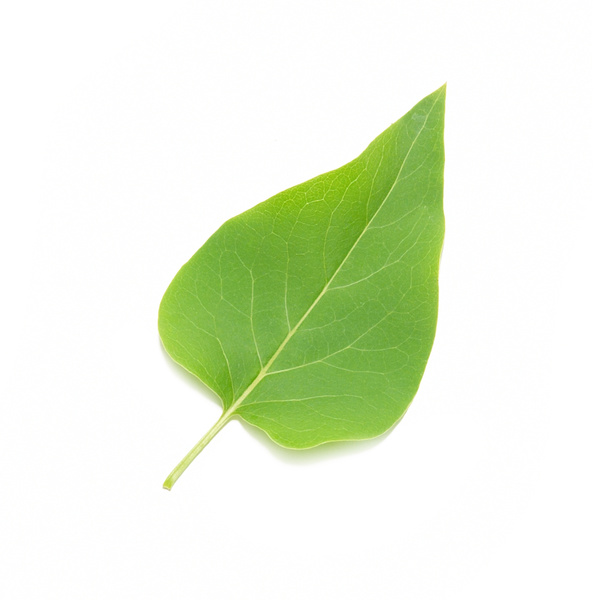
#> input picture test_image/test1.jpg, 600 x 600 px
$ python Snake_Demo_1.py   (older library calls are emulated)
#> lines starting #> are read from the running program, lines starting #| are printed output that depends on the picture
#> further down, image is the input picture: shape (600, 600, 3); mean B, G, R 219.4, 241.1, 231.7
### BSpline_Snake/GVF.py
import numpy as np
import cv2
import scipy.ndimage as ndimage
import math
import time
import sys
import matplotlib.pyplot as plot
import scipy.stats

class RunTimeError(Exception):
    def __init__(self, value):
        self.value = value

    def __str__(self):
        return repr(self.value)


class GVF():
    def __init__(self,U,V):
        self.U = U
        self.V = V
        self.shape = U.shape

    # [11 lines left out: function plot, not called in this run]

    def get_force(self, x, y):

        U_1 = self.U
        V_1 = self.V

        row_num, col_num = U_1.shape
        if x > row_num - 1:
            x = row_num - 1
        if y > col_num - 1:
            y = col_num - 1

        x = max(x, 0)
        y = max(y, 0)

        x_f = int(math.floor(x))
        x_c = int(math.ceil(x))

        y_f = int(math.floor(y))
        y_c = int(math.ceil(y))

        if x // 1 == x:
            x_w = np.asarray([1 / 2, 1 / 2])
        else:
            x_w = np.asarray([x_c - x, x - x_f])

        if y // 1 == y:
            y_w = np.asarray([1 / 2, 1 / 2])
        else:
            y_w = np.asarray([y_c - y, y - y_f])

        w = [x_w[0] * y_w[0], x_w[0] * y_w[1], x_w[1] * y_w[0], x_w[1] * y_w[1]]

        fx_v = [U_1[x_f, y_f], U_1[x_f, y_c], U_1[x_c, y_f], U_1[x_c, y_c]]
        fy_v = [V_1[x_f, y_f], V_1[x_f, y_c], V_1[x_c, y_f], V_1[x_c, y_c]]
        fx = np.asarray(w).dot(np.asarray(fx_v))
        fy = np.asarray(w).dot(np.asarray(fy_v))
        return fx, fy


class GVF_generator():

    def __init__(self,gaussian_size=3,gradient_smooth = 3,edge_threshold = 0.2,mu=0.5,dt=0.1,dx=1,dy=1,iter=1e-3):
        self.gaussian_size = gaussian_size
        self.edge_threshold = edge_threshold
        self.mu = mu

        self.dx = dx
        self.dy = dy
        self.gradient_smooth = gradient_smooth

        if isinstance(dt,str) and dt.upper() =="AUTO":
            self.dt = self.dy * self.dx / (4 * self.mu * 1.2)
        else:
            self.dt = dt

        #assert self.dt <= self.dy * self.dx / (4 * self.mu), \
        #    'Hyper parameter Error:dt < dy*dx/(4*mu)'

        self.iter = iter

    def edge_from_gray_image(self,input_image,output_size = None, visualization = True ):
        # type checking
#> called with output_size = (100, 100), visualization = True
        if not isinstance(input_image, np.ndarray):
            input_image = np.asarray(input_image)

        if len(input_image.shape) != 2:
            raise RunTimeError("Input image should be 2 dimension!")

        # image_resize
        if output_size is not None:
            output_size = tuple(output_size)
            if len(output_size) != 2:
                raise RunTimeError("Output_size should be a tuple (x,y)! ")

            image = cv2.resize(input_image, dsize=tuple(output_size))
#> image: shape (100, 100)
        else:
            image = input_image


        # gradient_magnitude
        sobelx = cv2.Sobel(image, cv2.CV_64F, 1, 0, ksize=self.gaussian_size)
        sobely = cv2.Sobel(image, cv2.CV_64F, 0, 1, ksize=self.gaussian_size)
        gradient_magnitude = np.sqrt(sobelx * sobelx + sobely * sobely)
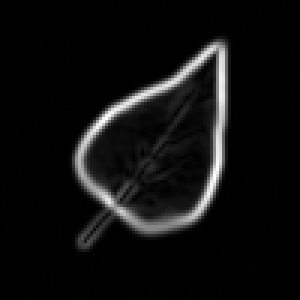
#> gradient_magnitude: shape (100, 100) float64 (shown 3 times larger); min 0, max 70244.4, mean 4212.1; drawn with min black and max white
        if self.edge_threshold is not None and self.edge_threshold > 0 and self.edge_threshold <1:
            mean_1 = gradient_magnitude.mean()
#> mean_1 = 4212.1
            stderr_1 = math.sqrt(gradient_magnitude.var())
#> stderr_1 = 11524.4
            lower_bound = mean_1 + stderr_1 * scipy.stats.norm.ppf(self.edge_threshold)
#> lower_bound = 13911.3
            gradient_magnitude = np.asarray(gradient_magnitude >lower_bound,dtype=np.float)*gradient_magnitude
        if visualization:
            plot.imshow(gradient_magnitude,cmap='gray')
            plot.title("Edge of Image")
            plot.show()
        return gradient_magnitude

    def from_gray_image(self,input_image,output_size = None,verbose = True,verbose_interval = 1,pause_time = 0.0001,
                        quiver_visualization = False,image = None,
                        GVF_sparse = 3, second_loop_break_inspect_time= 10,from_edge = False):

        ''''
        input_image -- 2d np.ndarray, or convertible
        output_size --
                    None: same size of input
                    tuple: size of GVF
        quiver_visualization --
                    True: plot final flow

        GVF_sparse --
                    Visualization parameter:
                        Density of vector flow in final visualization

        second_loop_break --
                    break loop of iteration if Criterion is not increased in latest second_loop_break generation.
                    -1: close
        '''''
#> called with verbose = True, verbose_interval = 1, pause_time = 0.0001, quiver_visualization = False, GVF_sparse = 3, second_loop_break_inspect_time = 10, from_edge = True
        # edge:

        if not from_edge:
            gradient_magnitude = self.edge_from_gray_image(input_image, output_size=output_size, visualization=False)
        else:
            gradient_magnitude = input_image
            if output_size is not None:
                output_size = tuple(output_size)
                if len(output_size) != 2:
                    raise RunTimeError("Output_size should be a tuple (w,h)! ")

                gradient_magnitude = cv2.resize(gradient_magnitude, dsize=tuple(output_size))

        p = np.asarray(gradient_magnitude).astype(np.float64)
        if self.gradient_smooth is not None and self.gradient_smooth > 0:
            p = ndimage.filters.gaussian_filter(p, self.gradient_smooth)
        sobelx, sobely = np.gradient(p)
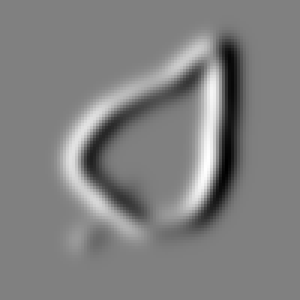
#> sobely: shape (100, 100) float64 (shown 3 times larger); min -4848.2, max 4793.5, mean 0; drawn with min black and max white

        #gradient of gradient_magnitude
        sobelx = np.asarray(sobelx, dtype=np.float64)
        sobely = np.asarray(sobely, dtype=np.float64)
        gradient_magnitude2 = sobelx * sobelx + sobely * sobely
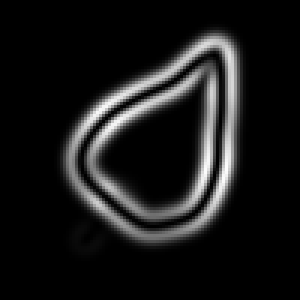
#> gradient_magnitude2: shape (100, 100) float64 (shown 3 times larger); min 0, max 24151206.6, mean 2360049.3; drawn with min black and max white

        sobelx = sobelx / math.sqrt(gradient_magnitude2.max())
        sobely = sobely / math.sqrt(gradient_magnitude2.max())
        gradient_magnitude2 = sobelx * sobelx + sobely * sobely


        #iteration
        U_1 = sobelx
        V_1 = sobely
        r = self.mu * self.dt / (self.dx * self.dy)

        flag = True
        verbose_start_time = time.time()
        break_start_time = time.time()
        break_min = float('inf')
        break_max = float('-inf')
        plot.ion()

        size_x, size_y = U_1.shape
        X, Y = np.meshgrid(range(0, size_x), range(0, size_y))
        skip = (slice(None, None, GVF_sparse), slice(None, None, GVF_sparse))

        if verbose:
            plot.clf()
            X_f = U_1[X, Y]
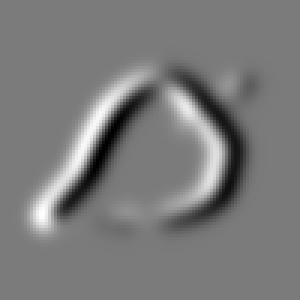
#> X_f: shape (100, 100) float64 (shown 3 times larger); min -0.819, max 0.877, mean 1.61e-08; drawn with min black and max white
            Y_f = V_1[X, Y]
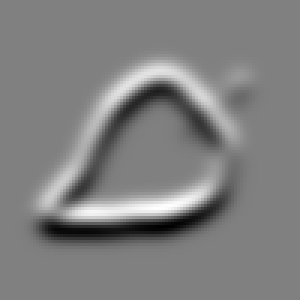
#> Y_f: shape (100, 100) float64 (shown 3 times larger); min -0.987, max 0.975, mean 1.69e-18; drawn with min black and max white
            plot.quiver(X[skip], Y[skip], X_f[skip], Y_f[skip], )
            plot.title('Criterion:None, threshold: %.2E.' %
                       self.iter)
            plot.draw()
            plot.pause(pause_time)
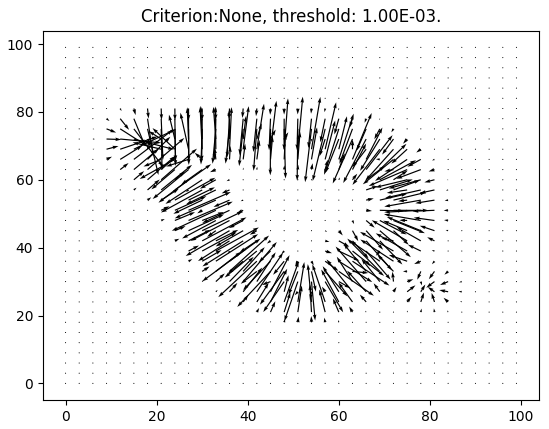
#> figure drawn by matplotlib, 1 panel
        while (flag):
            U_Laplacian = cv2.Laplacian(U_1, cv2.CV_64F)
            U_2 = (1 - gradient_magnitude2 * self.dt) * U_1 + r * U_Laplacian + gradient_magnitude2 * sobelx * self.dt

            V_Laplacian = cv2.Laplacian(V_1, cv2.CV_64F)
            V_2 = (1 - gradient_magnitude2 * self.dt) * V_1 + r * V_Laplacian + gradient_magnitude2 * sobely * self.dt

            Criterion = ((V_2 - V_1) ** 2 + (U_2 - U_1) ** 2) / (V_1 ** 2 + V_2 ** 2 + 1e-6*self.iter)
            Criterion = math.sqrt(Criterion.max())

            break_min = min(break_min, Criterion)
            break_max = max(break_max, Criterion)

            U_1 = U_2
            V_1 = V_2


            flag = (Criterion > self.iter )

            if verbose and not flag:
                sys.stdout.write("GVF Done : First type Termination.\n")
                sys.stdout.flush()

            if time.time() > verbose_start_time + verbose_interval:
                verbose_start_time = time.time()
                if (verbose):

                    sys.stdout.write('GVF iteration:Criterion is:%.2E, threshold is %.2E.' %
                                     (Criterion,self.iter))
                    sys.stdout.write('(mu:%.2f,dt:%.2f,dx:%.2f,dy:%.2f,r:%.2f) \n' %
                                     (self.mu,self.dt,self.dx,self.dy,r))
                    sys.stdout.flush()
                    X_f = U_1[X, Y]
                    Y_f = V_1[X, Y]
                    plot.clf()
                    plot.quiver(X[skip], Y[skip], X_f[skip], Y_f[skip], )
                    plot.title('Criterion:%.2E, threshold: %.2E.' %
                                     (Criterion,self.iter))
                    plot.draw()
                    plot.pause(pause_time)
            if second_loop_break_inspect_time is not None and second_loop_break_inspect_time>0:
                if time.time() > break_start_time + second_loop_break_inspect_time:
                    break_start_time = time.time()
                    flag = flag and break_max/break_min > 2
                    if verbose and break_max/break_min <= 2:
                        sys.stdout.write("GVF Done : Second type Termination.\n")
                        sys.stdout.flush()
                        sys.stdout.flush()
                    break_min = float('inf')
                    break_max = float('-inf')
#> this loop made 22744 passes
#> Criterion on passes 1 to 3: 15.33, 13.65, 11.99
#> pass 1, in from_gray_image, `V_Laplacian = cv2.Laplacian(V_1, cv2.CV_64F)`:
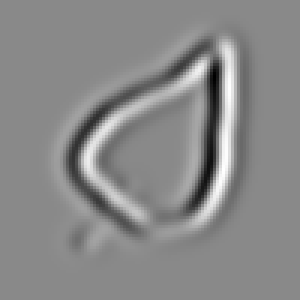
#> V_Laplacian: shape (100, 100) float64 (shown 3 times larger); min -0.235, max 0.2, mean -2.48e-19; drawn with min black and max white
#> (the rest of the program and of its run is left out)
